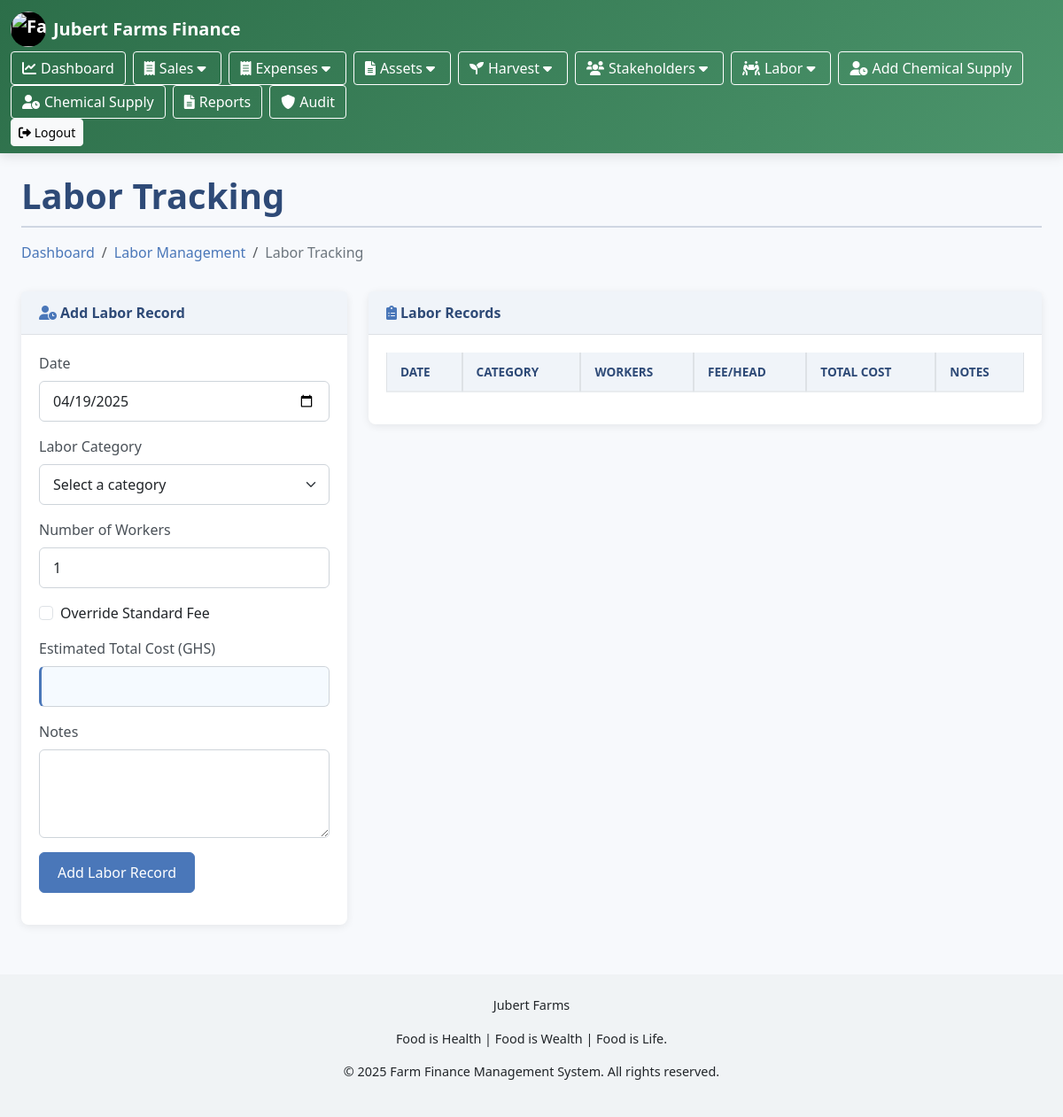
Page /labor_tracking.php on the earlier database version.
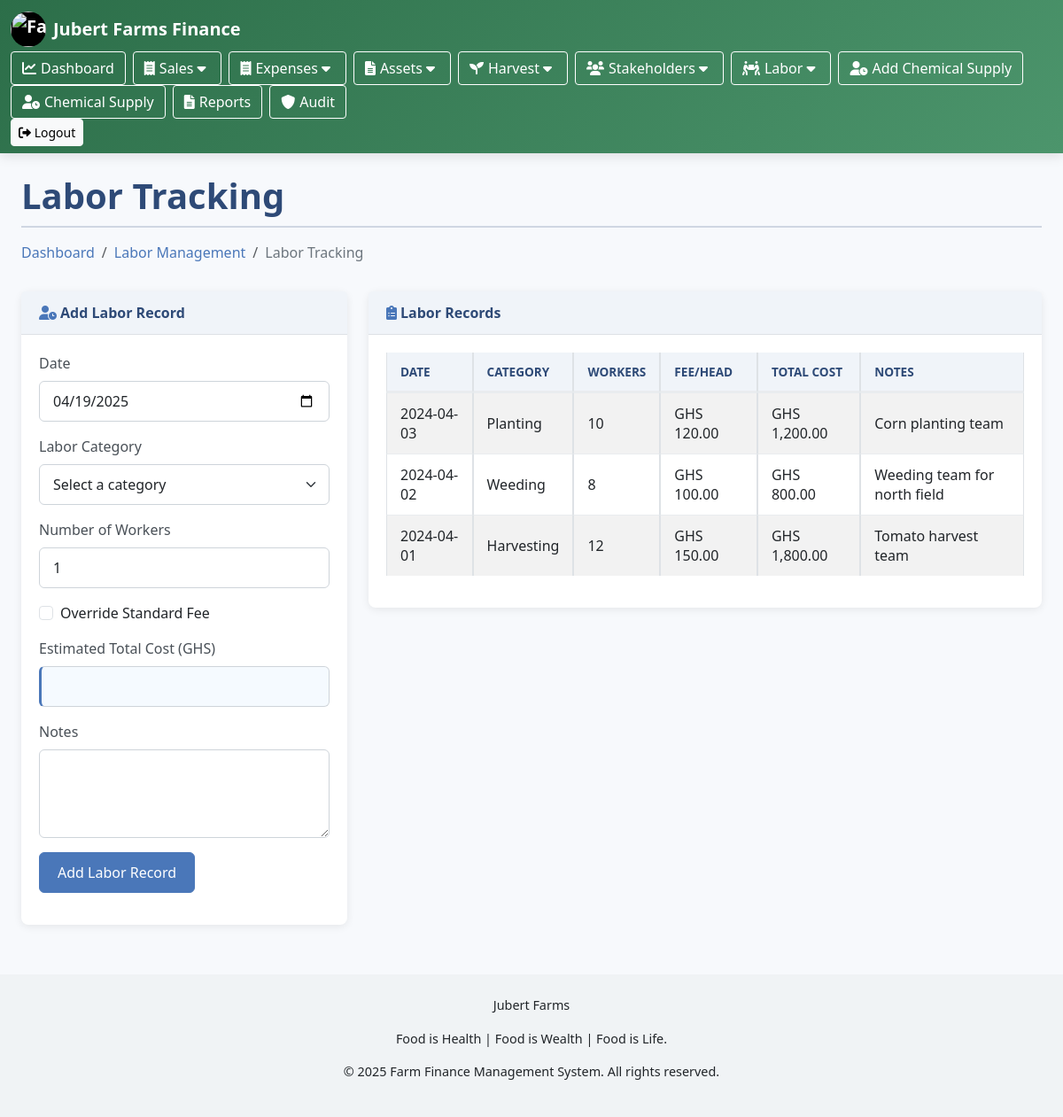
Same page on the later database version.
### tables this page shows
CREATE TABLE IF NOT EXISTS labor_records (
    id INT UNSIGNED AUTO_INCREMENT PRIMARY KEY,
    labor_date DATE NOT NULL,
    category_id INT UNSIGNED NOT NULL,
    worker_count INT NOT NULL,
    fee_per_head DECIMAL(10,2) NOT NULL,
    total_cost DECIMAL(10,2) NOT NULL,
    notes TEXT,
    created_at TIMESTAMP DEFAULT CURRENT_TIMESTAMP,
    FOREIGN KEY (category_id) REFERENCES labor_categories(category_id) ON DELETE CASCADE
);

CREATE TABLE IF NOT EXISTS labor_categories (
    category_id INT UNSIGNED AUTO_INCREMENT PRIMARY KEY,
    category_name VARCHAR(100) NOT NULL UNIQUE,
    fee_per_head DECIMAL(10,2) NOT NULL,
    description TEXT,
    created_at TIMESTAMP DEFAULT CURRENT_TIMESTAMP,
    updated_at TIMESTAMP DEFAULT CURRENT_TIMESTAMP ON UPDATE CURRENT_TIMESTAMP
);

### labor_tracking.php (the view, shortened to what the changed rows need)
<?php
include 'config/db.php';
require_once 'views/header.php';
$records_sql = "SELECT lr.id, lr.labor_date, lc.category_name as category_name, lr.worker_count,
                lr.fee_per_head, lr.total_cost, lr.notes
                FROM labor_records lr
                JOIN labor_categories lc ON lr.category_id = lc.category_id
                ORDER BY lr.labor_date DESC, lc.category_name ASC";
$records_result = mysqli_query($conn, $records_sql);
$records = [];
if ($records_result && mysqli_num_rows($records_result) > 0) {
    while ($row = mysqli_fetch_assoc($records_result)) {
        $records[] = $row;
    }
}
?>
<!DOCTYPE html>
<html lang="en">
<head>
    <link href="https://cdn.jsdelivr.net/npm/bootstrap@5.3.0/dist/css/bootstrap.min.css" rel="stylesheet">
    <link rel="stylesheet" href="https://cdnjs.cloudflare.com/ajax/libs/font-awesome/6.0.0/css/all.min.css">
    <link href="assets/css/labor-tracking.css" rel="stylesheet">
</head>
<body>
<div class="container-fluid px-4">
    <h1 class="mt-4">Labor Tracking</h1>
    <div class="row">
        <div class="col-xl-8">
            <div class="card mb-4">
                <div class="card-body">
                    <table id="laborRecordsTable" class="table table-striped table-bordered">
                        <thead>
                            <tr>
                                <th>Date</th>
                                <th>Category</th>
                                <th>Workers</th>
                                <th>Fee/Head</th>
                                <th>Total Cost</th>
                                <th>Notes</th>
                            </tr>
                        </thead>
                        <tbody>
                            <?php foreach ($records as $record): ?>
                            <tr>
                                <td><?php echo date('Y-m-d', strtotime($record['labor_date'])); ?></td>
                                <td><?php echo htmlspecialchars($record['category_name']); ?></td>
                                <td><?php echo $record['worker_count']; ?></td>
                                <td>GHS <?php echo number_format($record['fee_per_head'], 2); ?></td>
                                <td>GHS <?php echo number_format($record['total_cost'], 2); ?></td>
                                <td><?php echo htmlspecialchars($record['notes']); ?></td>
                            </tr>
                            <?php endforeach; ?>
                        </tbody>
                    </table>
                </div>
            </div>
        </div>
    </div>
</div>

Differences in the rows shown:
added labor_records: labor_date "2024-04-03", category.category_name "Planting", worker_count "10", fee_per_head "120.00", total_cost "1,200.00", notes "Corn planting team"
added labor_records: labor_date "2024-04-02", category.category_name "Weeding", worker_count "8", fee_per_head "100.00", total_cost "800.00", notes "Weeding team for north field"
added labor_records: labor_date "2024-04-01", category.category_name "Harvesting", worker_count "12", fee_per_head "150.00", total_cost "1,800.00", notes "Tomato harvest team"
